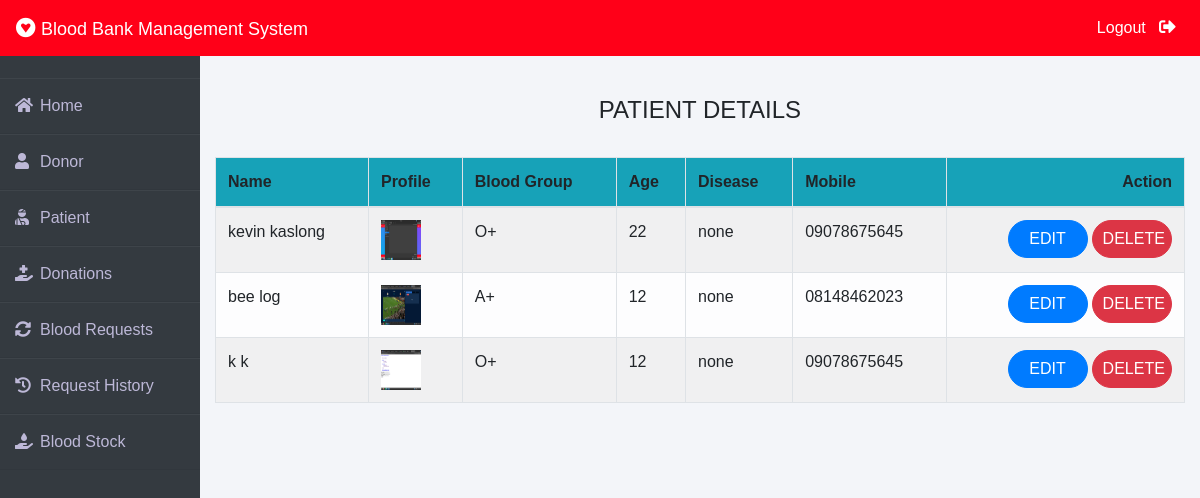
/admin-patient (signed in), run on the app's committed database.
### patient/models.py (models this page shows, shortened)
class Patient(models.Model):
    user=models.OneToOneField(User,on_delete=models.CASCADE)
    profile_pic= models.ImageField(upload_to='profile_pic/Patient/',null=True,blank=True)
    age=models.PositiveIntegerField()
    bloodgroup=models.CharField(max_length=10)
    disease=models.CharField(max_length=100)
    doctorname=models.CharField(max_length=50)
    address = models.CharField(max_length=40)
    mobile = models.CharField(max_length=20,null=False)
    @property
    def get_name(self):
        return self.user.first_name+" "+self.user.last_name

### blood/views.py (the view)
# urls.py: path('admin-patient', views.admin_patient_view,name='admin-patient'),
@login_required(login_url='adminlogin')
def admin_patient_view(request):
    patients=pmodels.Patient.objects.all()
    return render(request,'blood/admin_patient.html',{'patients':patients})

### templates/blood/admin_patient.html
{% extends 'blood/adminbase.html' %}
{% block content %}
{% load widget_tweaks %}
{%load static%}
<br><br>
<div class="container">
    <H4 class="text-center">PATIENT DETAILS</H4><br>
    <table class="table table-light table-hover table-bordered table-striped">
        <thead class="bg-info">
            <tr>
                <th scope="col">Name</th>
                <th scope="col">Profile</th>
                <th scope="col">Blood Group</th>
                <th scope="col">Age</th>
                <th scope="col">Disease</th>
                <th scope="col">Mobile</th>
                <th class="text-right">Action</th>
            </tr>
        </thead>
        <tbody>
            {% for t in patients %}
            <tr>
                <td> {{t.get_name}}</td>
                <td> <img src="{% static t.profile_pic.url %}" alt="Profile Pic" height="40px" width="40px" /></td>
                <td>{{t.bloodgroup}}</td>
                <td>{{t.age}}</td>
                <td>{{t.disease}}</td>
                <td>{{t.mobile}}</td>
                <td class="text-right">
                    <button class="btn btn-primary badge-pill" style="width: 80px;"><a  style="text-decoration: none;color: white;" href="{% url 'update-patient' t.id  %}">EDIT</a> </button>
                    <button class="btn btn-danger badge-pill" style="width: 80px;"><a  style="text-decoration: none;color: white;" href="{% url 'delete-patient' t.id  %}">DELETE</a> </button>
                </td>
            </tr>
            {% endfor %}
        </tbody>
    </table>
</div>
{% endblock content %}

### templates/blood/adminbase.html (style rules this page uses)
* { margin: 0; padding: 0; box-sizing: border-box; list-style: none; text-decoration: none; font-family: 'Josefin Sans', sans-serif; }
body { background-color: #f3f5f9; }

### data on the page
Patient: get_name "kevin kaslong", profile_pic (picture), bloodgroup "O+", age "22", disease "none", mobile "09078675645"
Patient: get_name "bee log", profile_pic (picture), bloodgroup "A+", age "12", disease "none", mobile "08148462023"
Patient: get_name "k k", profile_pic (picture), bloodgroup "O+", age "12", disease "none", mobile "09078675645"
